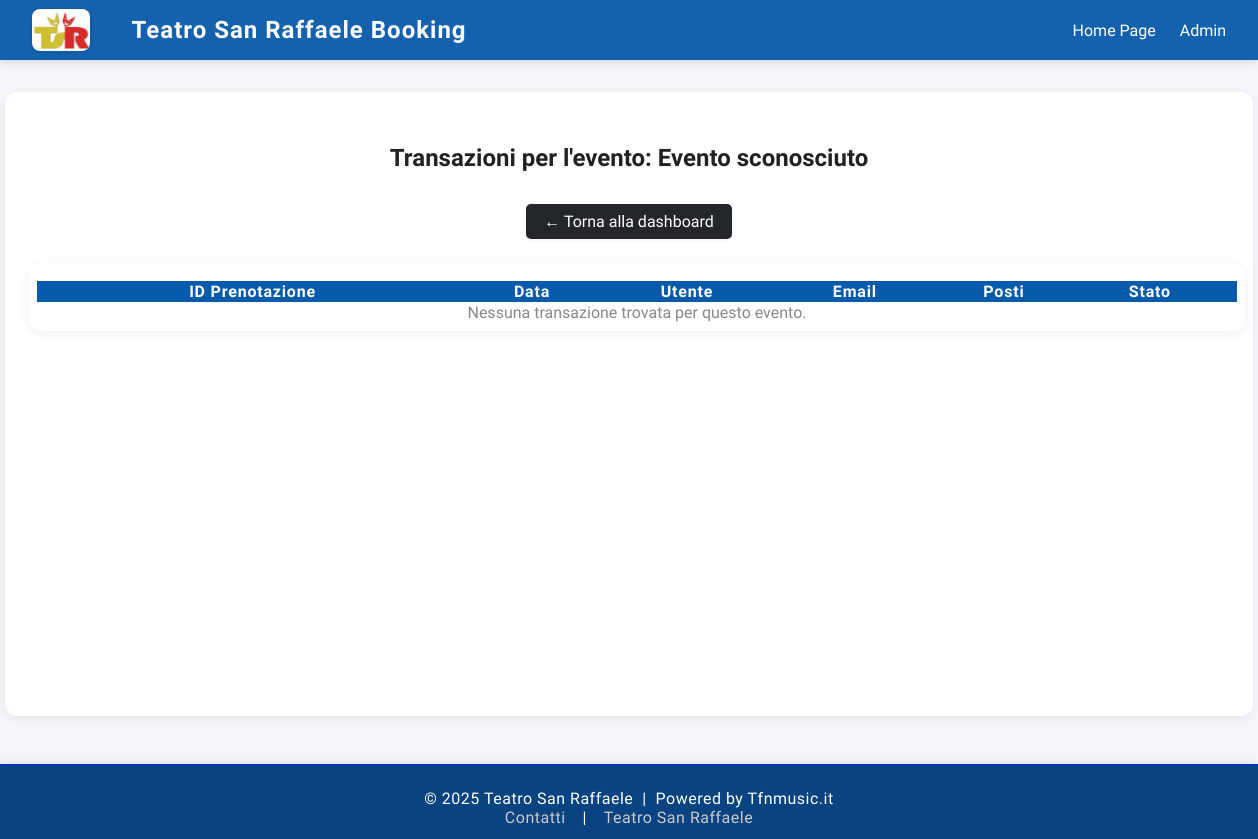
Before: /event/2/transactions (signed in) with the older database file.
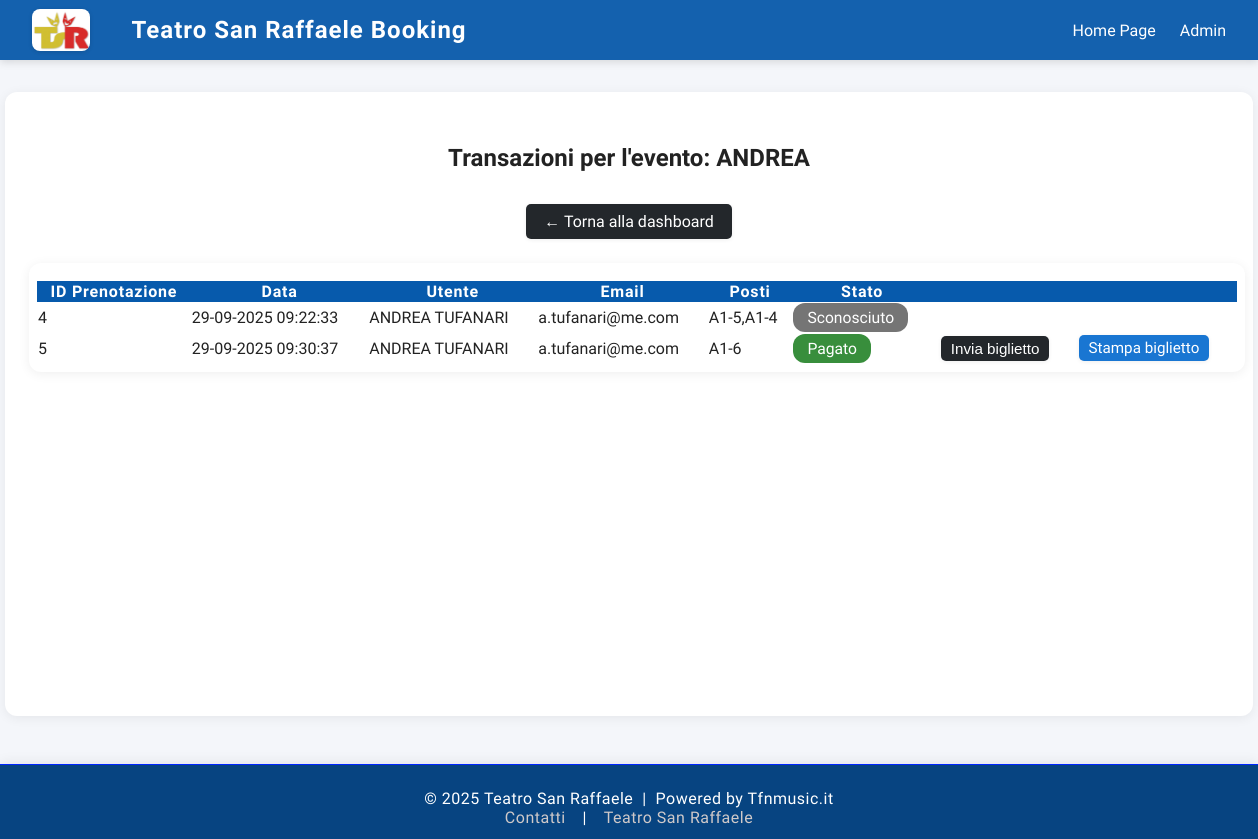
After: the same page with the newer database file.
### tables this page shows
CREATE TABLE events (
    id INTEGER PRIMARY KEY AUTOINCREMENT,
    title TEXT NOT NULL,
    date TEXT NOT NULL,
    time TEXT NOT NULL,
    price REAL NOT NULL,
    poster_url TEXT         
);

CREATE TABLE bookings (
    id INTEGER PRIMARY KEY AUTOINCREMENT,
    event_id INTEGER NOT NULL,
    name TEXT NOT NULL,
    email TEXT NOT NULL,
    seats TEXT NOT NULL,          -- posti separati da , 
    status REAL DEFAULT 0 , -- 0=libero, 1=pending ,2 = acquistato , 3 = validato
    created_at TEXT NOT NULL,
    FOREIGN KEY(event_id) REFERENCES events(id)
);

### app.py (the view)
@app.route('/event/<int:event_id>/transactions')
@login_required
def event_transactions(event_id):
    event = get_event_by_id(event_id)
    transactions = get_bookings_by_event(event_id)
    return render_template(
        'event_transactions.html',
        event_title=event['title'] if event else 'Evento sconosciuto',
        transactions=transactions
    )

### app.py (called while the page is built)
@app.context_processor
def inject_now():
    return {'now': datetime.now}

### auth.py (called while the page is built)
def login_required(f):
    @wraps(f)
    def decorated_function(*args, **kwargs):
        if session.get('logged_in') != True:
            return redirect(url_for('admin'))
        return f(*args, **kwargs)
    return decorated_function

### database.py (called while the page is built)
def get_db():
    conn = sqlite3.connect(DB_PATH)
    conn.row_factory = sqlite3.Row
    return conn

def get_event_by_id(event_id):
    conn = get_db()
    event = conn.execute('SELECT * FROM events WHERE id=?', (event_id,)).fetchone()
    conn.close()
    return event

def get_bookings_by_event(event_id, statuses=None):
    conn = get_db()
    if statuses:
        placeholders = ','.join(['?'] * len(statuses))
        bookings = conn.execute(
            f'SELECT seats FROM bookings WHERE event_id=? AND status IN ({placeholders})',
            (event_id, *statuses)
        ).fetchall()
    else:
        bookings = conn.execute(
            'SELECT * FROM bookings WHERE event_id=? ORDER BY created_at DESC',
            (event_id,)
        ).fetchall()
    conn.close()
    return bookings

### templates/event_transactions.html (shortened to what this page needs)
{% extends 'base.html' %}
{% block content %}
<h2 style="text-align:center; margin-bottom: 32px;">Transazioni per l'evento: {{ event_title }}</h2>
<p style="text-align:center; margin-bottom: 24px;">
    <a href="{{ url_for('dashboard') }}" class="btn-back">&larr; Torna alla dashboard</a>
</p>
<div class="transactions-table-wrapper">
    <table class="transactions-table">
        <thead>
            <tr>
                <th>ID Prenotazione</th>
                <th>Data</th>
                <th>Utente</th>
                <th>Email</th>
                <th>Posti</th>
                <th>Stato</th>
                <th></th>
                <th></th>
            </tr>
        </thead>
        <tbody>
            {% for t in transactions |sort(attribute='id') %}
            <tr>
                <td>{{ t.id }}</td>
                <td>{{ t.created_at }}</td>
                <td>{{ t.name }}</td>
                <td>{{ t.email }}</td>
                <td>{{ t.seats }}</td>
                <td>
                    {% if t.status == 1 %}
                    <span class="badge badge-pending">In attesa</span>
                    {% elif t.status == 2 %}
                    <span class="badge badge-paid">Pagato</span>
                    {% elif t.status == 3 %}
                    <span class="badge badge-validated">Validato</span>
                    {% else %}
                    <span class="badge badge-unknown">Sconosciuto</span>
                    {% endif %}
                </td>
                <td>
                    {% if t.status in [2,3] %}
                    <form method="post" action="{{ url_for('resend_ticket', booking_id=t.id) }}"
                        style="display:inline;">
                        <button type="submit" class="btn-back"
                            style="margin-left:8px; font-size:0.95em; padding:4px 10px;">Invia biglietto</button>
                    </form>
                </td>
                <td>
                    <a href="{{ url_for('print_ticket', booking_id=t.id) }}" target="_blank" class="btn-back"
                        style="margin-left:4px; font-size:0.95em; padding:4px 10px; background:#1976d2;">Stampa
                        biglietto</a>
                    {% endif %}
                </td>
            </tr>
            {% else %}
            <tr>
                <td colspan="8" style="text-align:center; color:#888;">Nessuna transazione trovata per questo evento.
                </td>
            </tr>
            {% endfor %}
        </tbody>
    </table>
</div>
{% endblock %}

Changed rows visible on the page:
added events: title "ANDREA"
added bookings: id "4", created_at "29-09-2025 09:22:33", name "ANDREA TUFANARI", email "a.tufanari@me.com", seats "A1-5,A1-4", status "Sconosciuto"
added bookings: id "5", created_at "29-09-2025 09:30:37", name "ANDREA TUFANARI", email "a.tufanari@me.com", seats "A1-6", status "Pagato"
Other visible differences:
{{ event_title }}: "Evento sconosciuto" → (not shown)
text no longer shown: "Nessuna transazione trovata per questo evento."
